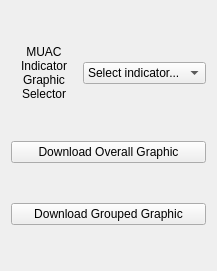
          <widget class="QWidget" name="layoutWidget">
           <property name="geometry">
            <rect>
             <x>10</x>
             <y>390</y>
             <width>217</width>
             <height>271</height>
            </rect>
           </property>
           <layout class="QVBoxLayout" name="verticalLayout_10">
            <item>
             <layout class="QHBoxLayout" name="horizontalLayout_19">
              <item>
               <widget class="QLabel" name="label_6">
                <property name="text">
                 <string>MUAC Indicator Graphic Selector</string>
                </property>
                <property name="alignment">
                 <set>Qt::AlignCenter</set>
                </property>
                <property name="wordWrap">
                 <bool>true</bool>
                </property>
               </widget>
              </item>
              <item>
               <widget class="QComboBox" name="comboBox_6">
                <item>
                 <property name="text">
                  <string>Select indicator...</string>
                 </property>
                </item>
               </widget>
              </item>
             </layout>
            </item>
            <item>
             <widget class="QPushButton" name="pushButton_11">
              <property name="text">
               <string>Download Overall Graphic</string>
              </property>
             </widget>
            </item>
            <item>
             <widget class="QPushButton" name="pushButton_12">
              <property name="text">
               <string>Download Grouped Graphic</string>
              </property>
             </widget>
            </item>
           </layout>
          </widget>
